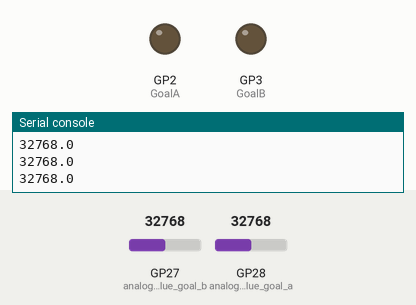
This program was run on a simulated Raspberry Pi Pico running MicroPython. Shown: output pins drawn as LEDs (lit = HIGH), the last lines printed to the serial console. The test bench sets the inputs (shaded band); at power-on: GP27 (analog_value_goal_b) = 32768, GP28 (analog_value_goal_a) = 32768 (analog values on the 0–65535 scale).

Above: at 1.2 s.
1.3 s: GP27 (analog_value_goal_b) set to 31520
4.3 s: GP27 (analog_value_goal_b) set to 30208
5.8 s: GP28 (analog_value_goal_a) set to 29776
At 8.6 s:
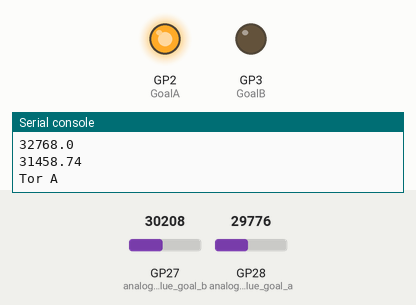
8.8 s: GP27 (analog_value_goal_b) set to 19660
At 11.5 s:
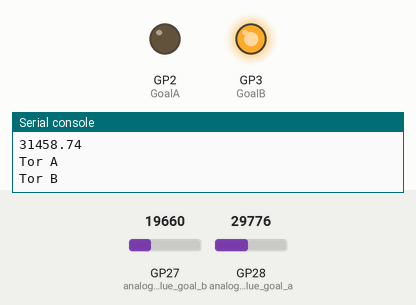
11.8 s: GP28 (analog_value_goal_a) set to 32767
At 12.2 s:
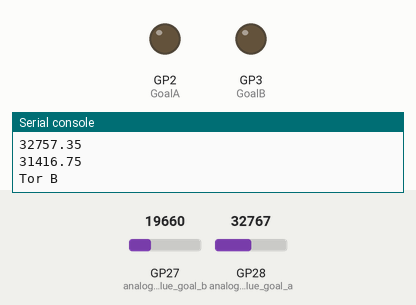
14.8 s: GP28 (analog_value_goal_a) set to 19660
At 17.5 s:
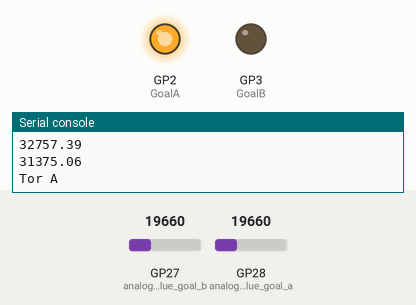
Timing chart, 0 to 18.8 s (numbered marks = the images above; inputs shaded):
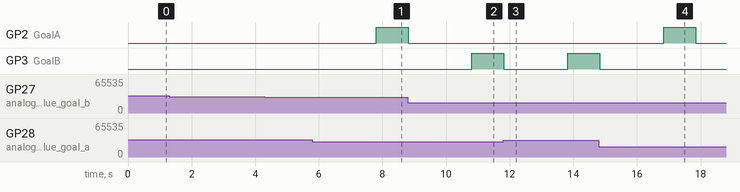

Measured:
- the behaviour switches between 30768 and 30752 on GP28 (analog_value_goal_a) (found by bisection; images 0 and 1)
- after the input at 5.8 s, GP2 (GoalA): LOW → HIGH after 2.0 s
- after the input at 8.8 s, GP2 (GoalA): goes on until 8.8 s, then stays LOW; GP3 (GoalB): LOW → HIGH after 2.0 s
- after the input at 11.8 s, GP2 (GoalA): stays LOW (without the input it goes to HIGH after 2.0 s)
- after the input at 14.8 s, GP2 (GoalA): LOW → HIGH after 2.0 s, → LOW 1.0 s later; GP3 (GoalB): goes on until 14.8 s, then stays LOW

The program:

main_Torerkennung_.py
```python
# (licence header left out)
import machine
import utime
import _thread
from machine import Pin,UART

#uart1 = UART(1, baudrate=9600, tx=Pin(8), rx=Pin(9), bits=8, parity=None, stop=1)
#print('UART1:', uart1)
#print()

GoalA = machine.Pin(2, machine.Pin.OUT)
analog_value_goal_a = machine.ADC(28)

GoalB = machine.Pin(3, machine.Pin.OUT)
analog_value_goal_b = machine.ADC(27)


#Sets Output-Pins to low
GoalA.value(0)
GoalB.value(0)

#Sets GoalA-Pin and Balleingabe-Pin to high
def setGoalA():
    print("Tor A")
    utime.sleep_ms(1000)
    GoalA.low()
    utime.sleep_ms(1000)
    GoalA.high()
    utime.sleep_ms(1000)
    GoalA.low()
    #sendData= ["GoalA"]
    #uart1.write(sendData)
    #uart1.write("GoalA")

#Sets GoalB-Pin and Balleingabe-Pin to high
def setGoalB():
    print("Tor B")
    utime.sleep_ms(1000)
    GoalB.low()
    utime.sleep_ms(1000)
    GoalB.high()
    utime.sleep_ms(1000)
    GoalB.low()
    #sendData1= ["GoalB"]
    #uart1.write(sendData1)
    #uart1.write("GoalB")


#Checks is A has scored
def checkIfAHasScoredAGoal():
    global average_goal_a,reading_goal_a
    if(reading_goal_a < average_goal_a - 2000):
        utime.sleep_us(10)
        reading_goal_a = analog_value_goal_a.read_u16()
        if(reading_goal_a < average_goal_a -1000):
            return True

    return False

#Checks is B has scored
def checkIfBHasScoredAGoal():
    global average_goal_b,reading_goal_b
    if(reading_goal_b < average_goal_b - 2000):
        utime.sleep_us(10)
        reading_goal_b = analog_value_goal_b.read_u16()
        if(reading_goal_b < average_goal_b -1000):
            return True
    return False

#Caluclate the average brightness of GoalA
def caluclateAverageBrightnessForGoalA():
    global i_goal_a, average_goal_a, last100_measurments_goal_a,reading_goal_a
    reading_goal_a = analog_value_goal_a.read_u16()
    if(i_goal_a==100):
        i_goal_a=0
        last100_measurments_goal_a[i_goal_a] = reading_goal_a
    else:
        last100_measurments_goal_a.append(reading_goal_a)
    i_goal_a=i_goal_a+1
    average_goal_a = sum(last100_measurments_goal_a)/len(last100_measurments_goal_a)

#Caluclate the average brightness of GoalB
def caluclateAverageBrightnessForGoalB():
    global i_goal_b, average_goal_b, last100_measurments_goal_b,reading_goal_b
    reading_goal_b = analog_value_goal_b.read_u16()
    if(i_goal_b==100):
        i_goal_b=0
        last100_measurments_goal_b[i_goal_b] = reading_goal_b
    else:
        last100_measurments_goal_b.append(reading_goal_b)
    i_goal_b=i_goal_b+1
    average_goal_b = sum(last100_measurments_goal_b)/len(last100_measurments_goal_b)

#Sets varibale to zero
i_goal_a = 0
last100_measurments_goal_a = []
average_goal_a = 0
reading_goal_a=0

i_goal_b = 0
last100_measurments_goal_b = []
average_goal_b = 0
reading_goal_b=0


while(True):
    caluclateAverageBrightnessForGoalA()
    if(checkIfAHasScoredAGoal()):
            setGoalA()


    caluclateAverageBrightnessForGoalB()
    if(checkIfBHasScoredAGoal()):
            setGoalB()

    #print("ADC: " , reading_goal_a) #Debug
    print(average_goal_a) #Debug
    print(average_goal_b) #Debug
    #print(sendData)
    #print(sendData1)
    utime.sleep(0.02)

    
```
